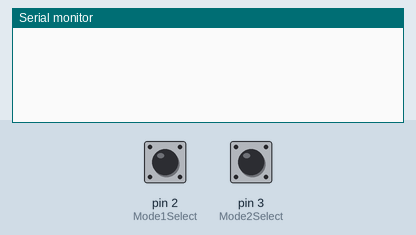
A sketch run on a simulated Arduino Uno, built with avr-gcc and run on an emulated ATmega328P. Parts: the last lines printed to the serial monitor. The inputs (shaded band) are chosen by the test bench; at power-on: pin 2 (Mode1Select) HIGH, pin 3 (Mode2Select) HIGH.

Above: at 1.2 s.
1.3 s: pin 2 (Mode1Select) pulled LOW for 0.15 s
At 1.8 s:
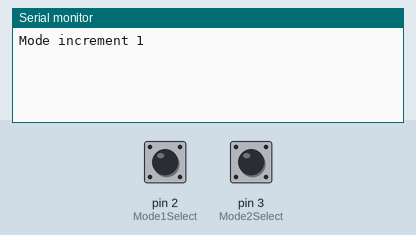
2.9 s: pin 3 (Mode2Select) pulled LOW for 0.15 s
At 4.1 s:
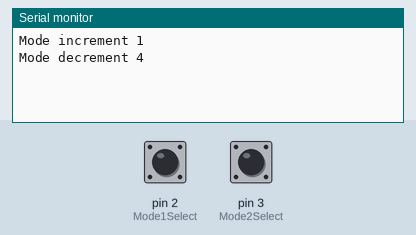
4.5 s: pin 3 (Mode2Select) pulled LOW for 1 s
At 5.4 s:
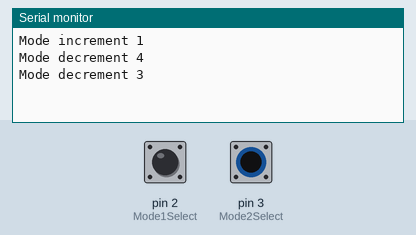
7.0 s: pin 2 (Mode1Select) pulled LOW for 1 s
At 7.3 s:
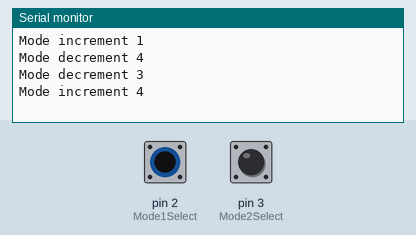

Measured:
- after the input at 1.3 s, the serial monitor: prints a new line at once (image 1)
- after the input at 2.9 s, the serial monitor: prints a new line at once (image 2)
- after the input at 4.5 s, the serial monitor: prints a new line at once (image 3)
- after the input at 7.0 s, the serial monitor: prints a new line at once (image 4)

The sketch:

Using_Two_buttons_to_increment_and_decrement_the_modes.ino
```cpp
const PROGMEM int Mode1Select = 2;                   //Button to increment the mode
const PROGMEM int Mode2Select = 3;                   //Button to decrement the mode


int ChPushCounter = 0;   // counter for the number of button presses
int ChIncState = 0;         // current state of the button
int ChDecState = 0;         // current state of the button
int lastChIncState = 1;     // previous state of the button
int lastChDecState = 1;     // previous state of the button

void setup() {
  pinMode(Mode1Select, INPUT_PULLUP);
  pinMode(Mode2Select, INPUT_PULLUP);
  Serial.begin(9600);
}

void loop() {
  ChannelSelectFunction();
}


//^^^^^^^^^^^^^^^^^^^^^^^^^^^^^^^^^^^^^^^^^^^^^^^^^^^^^^^^^^^^^^^^^^^^^^^^^^^^^^^^^^^^^^^^^^^^^^^Channel Select Function
void ChannelSelectFunction() {
  ChIncState = digitalRead(Mode1Select);

  // compare the buttonState to its previous state
  if (ChIncState != lastChIncState) {
    // if the state has changed, increment the counter
    if (ChIncState == LOW && ChPushCounter <= 3) {
      // if the current state is HIGH then the button went from off to on:
      ChPushCounter++;
    }
    else if (ChIncState == LOW && ChPushCounter == 4) {
      // if the current state is HIGH then the button went from off to on:
      ChPushCounter = 1;
    }
    // save the current state as the last state, for next time through the loop
    lastChIncState = ChIncState;
    if (ChPushCounter == 1 && ChIncState == LOW) {
      Serial.println("Mode increment 1");
      delay(100);
    }
    else if (ChPushCounter == 2 && ChIncState == LOW) {
      Serial.println("Mode increment 2");
      delay(100);
    }

    else if (ChPushCounter == 3 && ChIncState == LOW) {
      Serial.println("Mode increment 3");
      delay(100);
    }
    else if (ChPushCounter == 4 && ChIncState == LOW) {
      Serial.println("Mode increment 4");
      delay(100);
    }
  }

  // For decreasing the channel
  ChDecState = digitalRead(Mode2Select);

  // compare the buttonState to its previous state
  if (ChDecState != lastChDecState) {
    // if the state has changed, increment the counter
    if (ChDecState == LOW && ChPushCounter >= 2) {
      // if the current state is HIGH then the button went from off to on:
      ChPushCounter--;
    }
    else if (ChDecState == LOW && ChPushCounter == 1) {
      // if the current state is HIGH then the button went from off to on:
      ChPushCounter = 4;
    }
    // save the current state as the last state, for next time through the loop
    lastChDecState = ChDecState;
    if (ChPushCounter == 1 && ChDecState == LOW) {
      Serial.println("Mode decrement 1");
      delay(100);
    }
    else if (ChPushCounter == 2 && ChDecState == LOW) {
      Serial.println("Mode decrement 2");
      delay(100);
    }

    else if (ChPushCounter == 3 && ChDecState == LOW) {
      Serial.println("Mode decrement 3");
      delay(100);
    }
    else if (ChPushCounter == 4 && ChDecState == LOW) {
      Serial.println("Mode decrement 4");
      delay(100);
    }
  }


}
```
